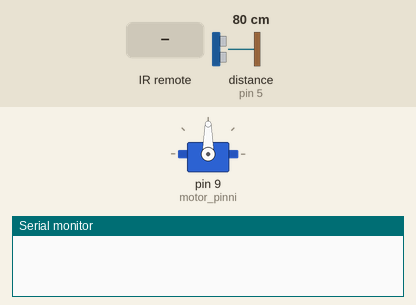
Recording of a sketch running on a simulated Arduino Uno, built with avr-gcc and run on an emulated ATmega328P. On the bench: servo, the last lines printed to the serial monitor. Inputs (shaded band) come from the test bench; at power-on: distance to the obstacle (sensor on pin 5) 80 cm. The echo pulse lasts 58.3 µs per cm.

Above: at 1.2 s.
1.3 s: infrared code 0xFF30CF received
At 2.3 s:
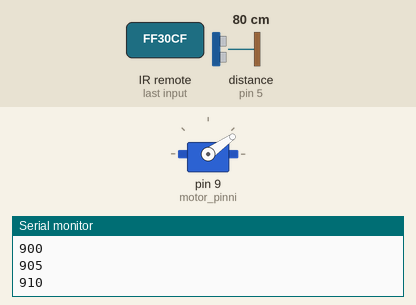
4.3 s: distance to the obstacle (sensor on pin 5) set to 22 cm
At 5.0 s:
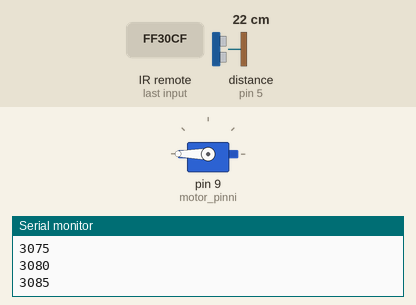
5.8 s: distance to the obstacle (sensor on pin 5) set to 18 cm
Timing chart, 0 to 8.8 s (numbered marks = the images above; inputs shaded):
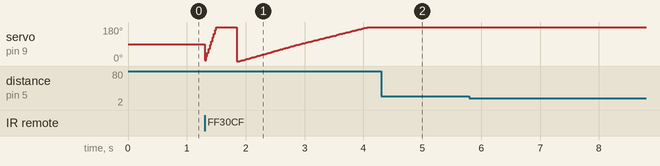

The sketch:

Oruggismyndavel_2.ino
```cpp
#include <Servo.h> // Sambærilegt og import í python
#include <IRremote.h>//Það þarf library sem heitir IRRemote og er búið til af shirriff

//IR
#define IR_PIN 10
IRrecv irrecv(IR_PIN);
decode_results ircode;
int IRKodi = 0;

//ultrasonic sensor
const int TrigPin = 4;//Trig attach to pin2
const int EchoPin = 5;//Echo attach to pin3
float cm; // fjöldi cm sem mældir eru

//Servo motor
Servo motor; // bý til tilvik af Servo klasanum
int motor_pinni = 9; // pinninn sem ég nota til að stjórna mótornum
int motor_gradur = 0;

void setup(){
    Serial.begin(9600); //Sets the data rate in bits per second (baud) for serial data transmission
    //set the below pins as OUTPUT
    pinMode(TrigPin,OUTPUT);
    pinMode(EchoPin,INPUT);
    motor.attach(motor_pinni); // segi servo tilvikinu hvaða pinna á að nota
    irrecv.enableIRIn();//Fyrir IR
}

void IRControl(){
    if (irrecv.decode(&ircode)){
        Serial.println(ircode.value,HEX);
        irrecv.resume();
    }
    if (ircode.value == 0xFF30CF){
        motorHreifa();
    }
}

void motorHreifa(){
    Serial.println("motor");
    while (IRKodi != 1){
        for(int i = 0; i < 180; i + 5){
            ultrasonicCheck();
            while (cm < 20 and cm != 0){
                Serial.println(cm);
                Serial.println("delay");
                delay(100);
            }
            motor_gradur = motor_gradur + 5;
            motor.write(motor_gradur);
            Serial.println(motor_gradur);
            if (ircode.value == 0xFF629D){
                IRKodi = 1;
                IRControl();
            }
        }
    }
}

void ultrasonicCheck(){
    digitalWrite(TrigPin,LOW);
    delayMicroseconds(2);
    digitalWrite(TrigPin,HIGH);
    delayMicroseconds(10);
    digitalWrite(TrigPin,LOW);

    cm = pulseIn(EchoPin,HIGH)/58.0;
    cm = (int(cm * 100.0))/100.0;
    if(cm < 0){
        cm = 0;
    }
}

void loop(){
    IRControl();
}
```
